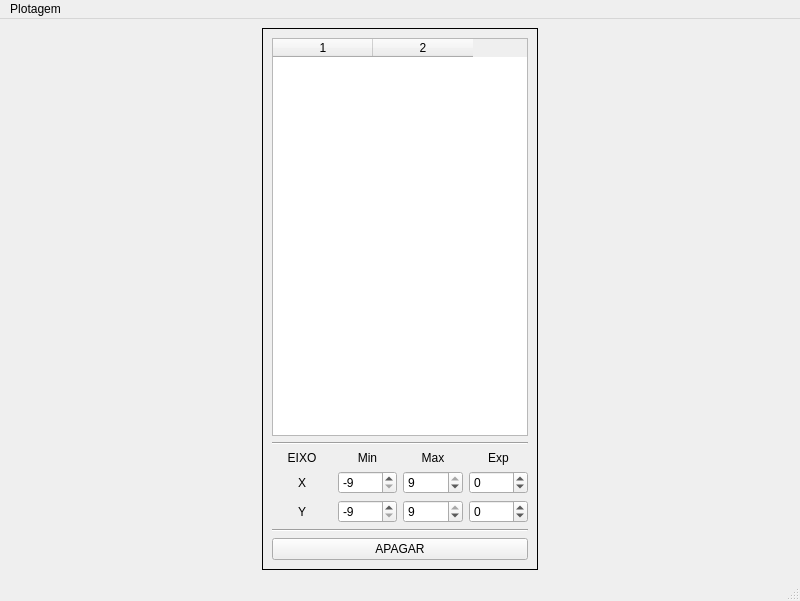
<?xml version="1.0" encoding="UTF-8"?>
<ui version="4.0">
 <class>MainPlotador</class>
 <widget class="QMainWindow" name="MainPlotador">
  <property name="geometry">
   <rect>
    <x>0</x>
    <y>0</y>
    <width>800</width>
    <height>601</height>
   </rect>
  </property>
  <property name="windowTitle">
   <string>Plotador de funções</string>
  </property>
  <widget class="QWidget" name="centralwidget">
   <layout class="QHBoxLayout" name="horizontalLayout">
    <item>
     <widget class="QFrame" name="frame">
      <property name="sizePolicy">
       <sizepolicy hsizetype="Fixed" vsizetype="MinimumExpanding">
        <horstretch>0</horstretch>
        <verstretch>0</verstretch>
       </sizepolicy>
      </property>
      <property name="minimumSize">
       <size>
        <width>190</width>
        <height>540</height>
       </size>
      </property>
      <property name="frameShape">
       <enum>QFrame::Shape::Box</enum>
      </property>
      <property name="frameShadow">
       <enum>QFrame::Shadow::Plain</enum>
      </property>
      <layout class="QVBoxLayout" name="verticalLayout">
       <item>
        <widget class="QTableWidget" name="tableFuncoes">
         <property name="tabKeyNavigation">
          <bool>false</bool>
         </property>
         <property name="selectionMode">
          <enum>QAbstractItemView::SelectionMode::NoSelection</enum>
         </property>
         <property name="columnCount">
          <number>2</number>
         </property>
         <attribute name="verticalHeaderVisible">
          <bool>false</bool>
         </attribute>
         <column/>
         <column/>
        </widget>
       </item>
       <item>
        <widget class="Line" name="line1">
         <property name="orientation">
          <enum>Qt::Orientation::Horizontal</enum>
         </property>
        </widget>
       </item>
       <item>
        <layout class="QGridLayout" name="gridLimites">
         <item row="2" column="3">
          <widget class="QSpinBox" name="spinExpY">
           <property name="minimum">
            <number>-9</number>
           </property>
           <property name="maximum">
            <number>9</number>
           </property>
          </widget>
         </item>
         <item row="0" column="2">
          <widget class="QLabel" name="labelMax">
           <property name="text">
            <string>Max</string>
           </property>
           <property name="alignment">
            <set>Qt::AlignmentFlag::AlignCenter</set>
           </property>
          </widget>
         </item>
         <item row="2" column="2">
          <widget class="QSpinBox" name="spinMaxY">
           <property name="minimum">
            <number>-8</number>
           </property>
           <property name="maximum">
            <number>9</number>
           </property>
           <property name="value">
            <number>9</number>
           </property>
          </widget>
         </item>
         <item row="0" column="0">
          <widget class="QLabel" name="labelEixo">
           <property name="text">
            <string>EIXO</string>
           </property>
           <property name="alignment">
            <set>Qt::AlignmentFlag::AlignCenter</set>
           </property>
          </widget>
         </item>
         <item row="0" column="3">
          <widget class="QLabel" name="labelExp">
           <property name="text">
            <string>Exp</string>
           </property>
           <property name="alignment">
            <set>Qt::AlignmentFlag::AlignCenter</set>
           </property>
          </widget>
         </item>
         <item row="1" column="2">
          <widget class="QSpinBox" name="spinMaxX">
           <property name="minimum">
            <number>-8</number>
           </property>
           <property name="maximum">
            <number>9</number>
           </property>
           <property name="value">
            <number>9</number>
           </property>
          </widget>
         </item>
         <item row="1" column="0">
          <widget class="QLabel" name="labelX">
           <property name="text">
            <string>X</string>
           </property>
           <property name="alignment">
            <set>Qt::AlignmentFlag::AlignCenter</set>
           </property>
          </widget>
         </item>
         <item row="0" column="1">
          <widget class="QLabel" name="labelMin">
           <property name="text">
            <string>Min</string>
           </property>
           <property name="alignment">
            <set>Qt::AlignmentFlag::AlignCenter</set>
           </property>
          </widget>
         </item>
         <item row="2" column="1">
          <widget class="QSpinBox" name="spinMinY">
           <property name="minimum">
            <number>-9</number>
           </property>
           <property name="maximum">
            <number>8</number>
           </property>
           <property name="value">
            <number>-9</number>
           </property>
          </widget>
         </item>
         <item row="1" column="3">
          <widget class="QSpinBox" name="spinExpX">
           <property name="minimum">
            <number>-9</number>
           </property>
           <property name="maximum">
            <number>9</number>
           </property>
          </widget>
         </item>
         <item row="1" column="1">
          <widget class="QSpinBox" name="spinMinX">
           <property name="minimum">
            <number>-9</number>
           </property>
           <property name="maximum">
            <number>8</number>
           </property>
           <property name="value">
            <number>-9</number>
           </property>
          </widget>
         </item>
         <item row="2" column="0">
          <widget class="QLabel" name="labelY">
           <property name="text">
            <string>Y</string>
           </property>
           <property name="alignment">
            <set>Qt::AlignmentFlag::AlignCenter</set>
           </property>
          </widget>
         </item>
        </layout>
       </item>
       <item>
        <widget class="Line" name="line2">
         <property name="orientation">
          <enum>Qt::Orientation::Horizontal</enum>
         </property>
        </widget>
       </item>
       <item>
        <widget class="QPushButton" name="pushApagar">
         <property name="text">
          <string>APAGAR</string>
         </property>
        </widget>
       </item>
      </layout>
     </widget>
    </item>
   </layout>
  </widget>
  <widget class="QMenuBar" name="menubar">
   <property name="geometry">
    <rect>
     <x>0</x>
     <y>0</y>
     <width>800</width>
     <height>22</height>
    </rect>
   </property>
   <widget class="QMenu" name="menuPlotagem">
    <property name="title">
     <string>Plotagem</string>
    </property>
    <addaction name="actionFun_o"/>
    <addaction name="actionApagar"/>
    <addaction name="separator"/>
    <addaction name="actionSair"/>
   </widget>
   <addaction name="menuPlotagem"/>
  </widget>
  <widget class="QStatusBar" name="statusbar"/>
  <action name="actionFun_o">
   <property name="text">
    <string>Função...</string>
   </property>
  </action>
  <action name="actionApagar">
   <property name="text">
    <string>Apagar</string>
   </property>
  </action>
  <action name="actionSair">
   <property name="text">
    <string>Sair</string>
   </property>
  </action>
 </widget>
 <resources/>
 <connections/>
</ui>
